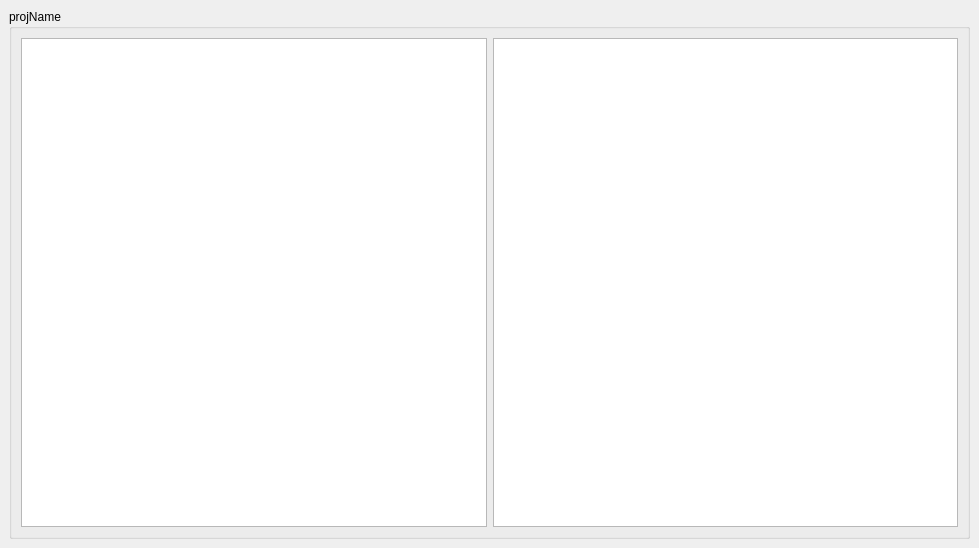
<?xml version="1.0" encoding="UTF-8"?>
<ui version="4.0">
 <class>MainWindow</class>
 <widget class="QMainWindow" name="MainWindow">
  <property name="geometry">
   <rect>
    <x>0</x>
    <y>0</y>
    <width>979</width>
    <height>548</height>
   </rect>
  </property>
  <property name="windowTitle">
   <string>MainWindow</string>
  </property>
  <widget class="QWidget" name="centralwidget">
   <layout class="QHBoxLayout" name="horizontalLayout">
    <item>
     <widget class="QGroupBox" name="groupBox">
      <property name="title">
       <string>projName</string>
      </property>
      <layout class="QHBoxLayout" name="horizontalLayout_2">
       <item>
        <widget class="QTableWidget" name="tableWidget"/>
       </item>
       <item>
        <widget class="QTableWidget" name="tableWidget_2"/>
       </item>
      </layout>
     </widget>
    </item>
   </layout>
  </widget>
 </widget>
 <resources/>
 <connections/>
</ui>
